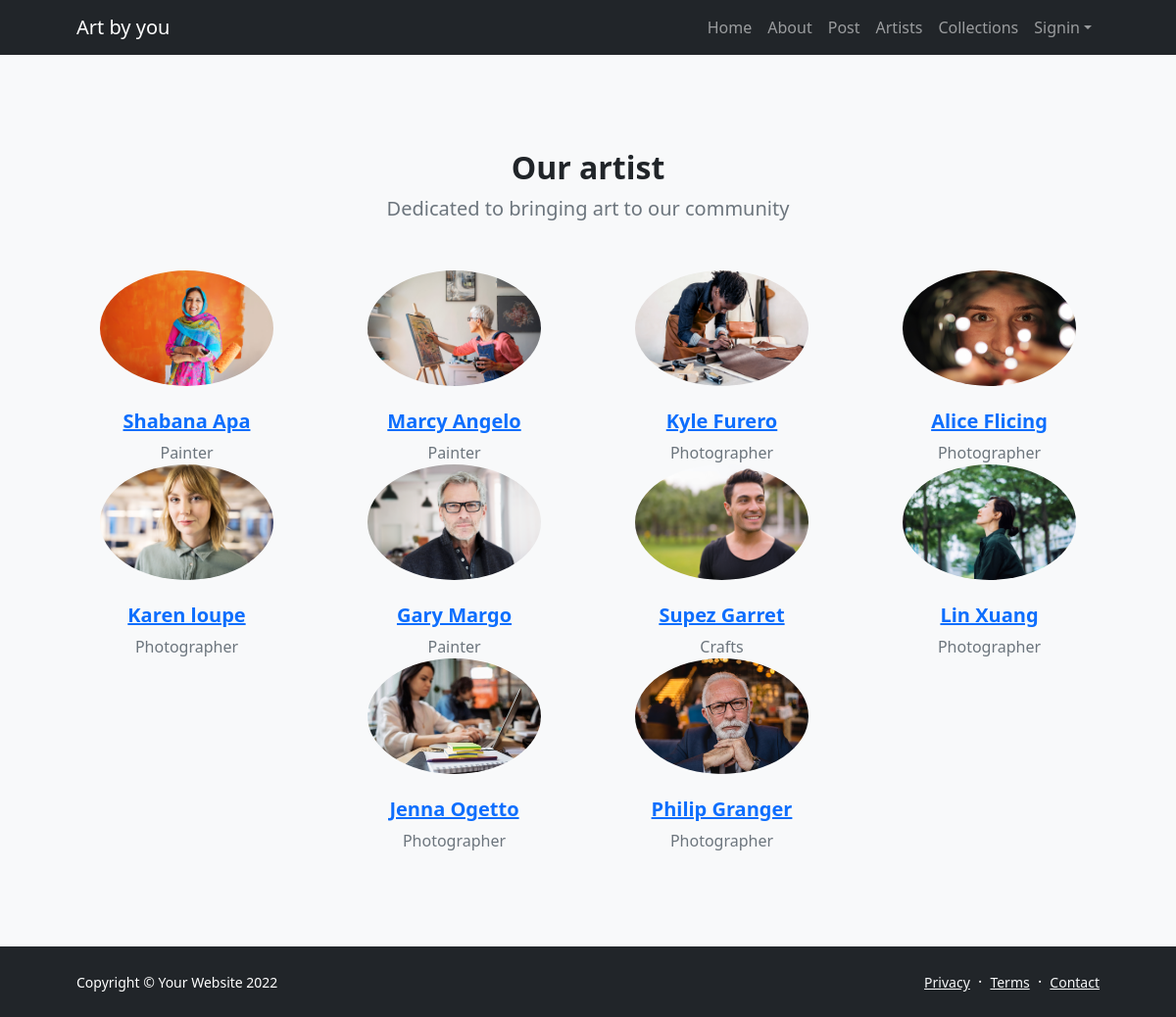
Screenshot of /artist.php with the database file from the repository.
### tables this page shows
CREATE TABLE `artists` (
  `ArtistID` int(11) NOT NULL,
  `Name` varchar(100) NOT NULL,
  `ArtistImage` varchar(50) NOT NULL,
  `Type` varchar(100) NOT NULL,
  `Description` text NOT NULL
);

### artist.php (the view, shortened to what this page needs)
<!DOCTYPE html>
<html lang="en">
<head>
    <link href="https://cdn.jsdelivr.net/npm/bootstrap-icons@1.5.0/font/bootstrap-icons.css" rel="stylesheet" />
    <link href="css/styles.css" rel="stylesheet" />
</head>
<body class="d-flex flex-column h-100">
    <main class="flex-shrink-0">
        <nav class="navbar navbar-expand-lg navbar-dark bg-dark">
            <div class="container px-5">
                <a class="navbar-brand" href="index.php">Art by you</a>
                <div class="collapse navbar-collapse" id="navbarSupportedContent">
                    <ul class="navbar-nav ms-auto mb-2 mb-lg-0">
                        <li class="nav-item"><a class="nav-link" href="index.php">Home</a></li>
                        <li class="nav-item"><a class="nav-link" href="about.php">About</a></li>
                        <li class="nav-item"><a class="nav-link" href="post.php">Post</a></li>
                        <li class="nav-item"><a class="nav-link" href="artist.php">Artists</a></li>
                        <li class="nav-item"><a class="nav-link" href="collections_T.php">Collections</a></li>
                        <li class="nav-item dropdown">
                                <a class="nav-link dropdown-toggle" id="navbarDropdownBlog" href="#" role="button" data-bs-toggle="dropdown" aria-expanded="false">Signin</a>
                            </li>
                    </ul>
                </div>
            </div>
        </nav>
            <section class="py-5 bg-light">
                <div class="container px-5 my-5">
                    <div class="text-center">
                        <h2 class="fw-bolder">Our artist</h2>
                        <p class="lead fw-normal text-muted mb-5">Dedicated to bringing art to our community</p>
                    </div>
                    <div class="row gx-5 row-cols-1 row-cols-sm-2 row-cols-xl-4 justify-content-center">
                        <?php
                            require_once 'serverLogin.php';
                            $conn = mysqli_connect($db_hostname, $db_username, $db_password, $db_database);
                            $myquery = "SELECT * from artists";
                            if($result = $conn->query($myquery)){
                                while ($line =$result->fetch_assoc()){
                                    $artistName = $line["Name"];
                                    $Image = $line["ArtistImage"];
                                    $artistType = $line["Type"];
                                    $output = <<<HTML
                                    <div class="col mb-5 mb-5 mb-xl-0">
                                        <div class="flex-grow-1">
                                        <div class="text-center">
                                            <img class="img-fluid rounded-circle mb-4 px-4" src=$Image alt="..." />
                                            <h5 class="fw-bolder"><a href="aboutArtist.php?name=$artistName">$artistName</a></h5>
                                            <div class="fst-it malic text-muted">$artistType</div>
                                        </div>
                                        </div>
                                    </div>
                                    HTML;
                                    echo $output;
                                }
                            }
                        ?>
                    </div>
                </div>
            </section>
        </main>
        <footer class="bg-dark py-4 mt-auto">
            <div class="container px-5">
                <div class="row align-items-center justify-content-between flex-column flex-sm-row">
                    <div class="col-auto"><div class="small m-0 text-white">Copyright &copy; Your Website 2022</div></div>
                    <div class="col-auto">
                        <a class="link-light small" href="#!">Privacy</a>
                        <span class="text-white mx-1">&middot;</span>
                        <a class="link-light small" href="#!">Terms</a>
                        <span class="text-white mx-1">&middot;</span>
                        <a class="link-light small" href="#!">Contact</a>
                    </div>
                </div>
            </div>
        </footer>
    </body>
</html>

### rows the page displays
artists: ArtistImage (picture), Name "Shabana Apa", Type "Painter"
artists: ArtistImage (picture), Name "Marcy Angelo", Type "Painter"
artists: ArtistImage (picture), Name "Kyle Furero", Type "Photographer"
artists: ArtistImage (picture), Name "Alice Flicing", Type "Photographer"
artists: ArtistImage (picture), Name "Karen loupe", Type "Photographer"
artists: ArtistImage (picture), Name "Gary Margo", Type "Painter"
artists: ArtistImage (picture), Name "Supez Garret", Type "Crafts"
artists: ArtistImage (picture), Name "Lin Xuang", Type "Photographer"
artists: ArtistImage (picture), Name "Jenna Ogetto", Type "Photographer"
artists: ArtistImage (picture), Name "Philip Granger", Type "Photographer"
